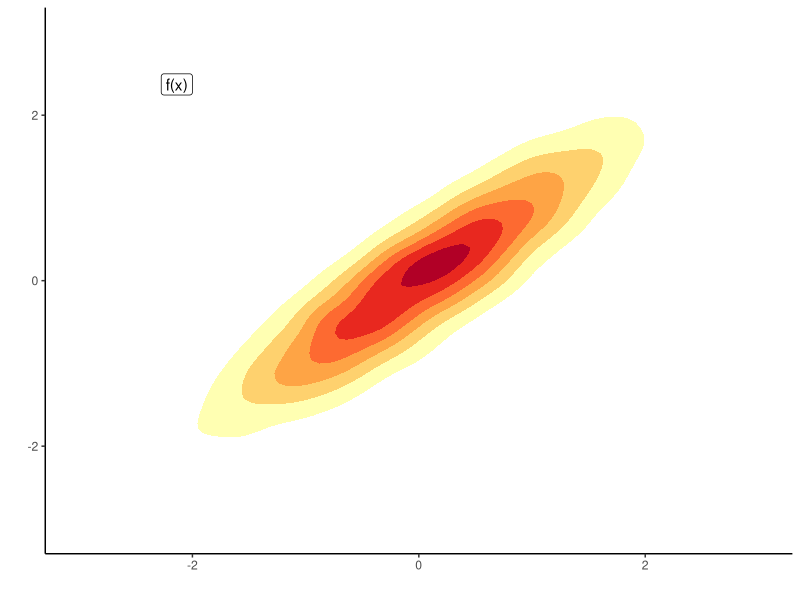
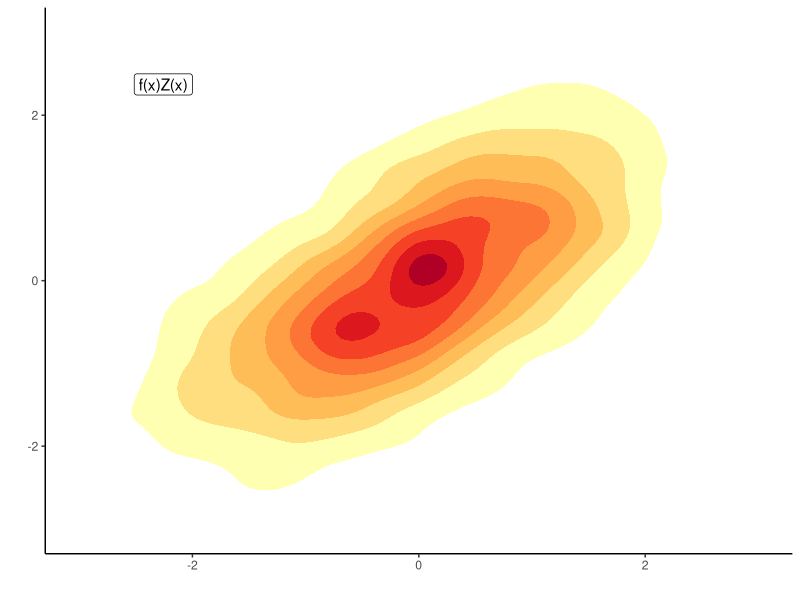
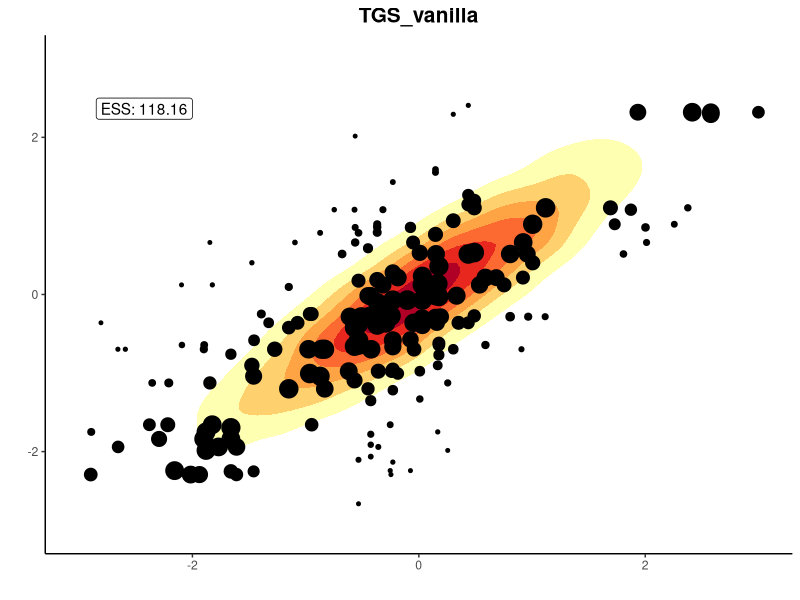

These figures' R source, in order:
#TGS implementation

TGS <- function(start_x, d, T, burn_in, tempering, cond_distr, single_cond, extra_pars, version="mixed"){
  mu <- extra_pars$mu
  sigma <-  extra_pars$sigma
  output_x <- matrix(NA, nrow <- T, ncol <- d)
  sample_weights <- rep(NA, T)
  x <- start_x
  p_x = cond_distr(x, mu, sigma, tempering, version)
  for(iter in 1:(burn_in + T)){
    i <- sample.int(d, 1, prob = p_x)
    #sample from g(x_i|x_{-i})
    x[i] = single_cond(1, x, i, mu, sigma, tempering, version)
    #compute weights
    p_x <- cond_distr(x, mu, sigma, tempering, version)
    if(iter > burn_in){
      output_x[iter - burn_in,] <- x
      sample_weights[iter - burn_in] <- 1/mean(p_x)
    }
  }
  ESS <- sum(sample_weights)^2/sum(sample_weights^2)
  return(list(x=output_x, weights=sample_weights, var_w=var(sample_weights), ESS=ESS))
}

GS <- function(start_x, d, T, burn_in, single_cond, extra_pars, type="deterministic"){
  mu <- extra_pars$mu
  sigma <- extra_pars$sigma
  output_x <- matrix(NA, nrow = T, ncol = d)
  x <- start_x
  for(iter in 1:(burn_in + T)){
    if(type=="deterministic"){
      for(i in 1:d){
        x[i] = single_cond(1, x, i, mu, sigma, 1)
      }
    }
    if(type=="random"){
      i <- sample.int(d, 1)
      x[i] <- single_cond(1, x, i, mu, sigma, 1)
    }
    if(iter > burn_in){
      output_x[iter - burn_in,] <- x
    }
  }
  return(list(x=output_x))
}

cond_moments_normal <- function(x, mu_full, sigma_full, dim){
  block_sigma_dim_dim <- sigma_full[dim, dim]
  block_simga_dim_rest <- sigma_full[dim, -dim]
  block_sigma_rest_dim <- sigma_full[-dim, dim]
  block_sigma_rest_rest <- sigma_full[-dim, -dim]
  inv_block_sigma_rest_rest <- solve(block_sigma_rest_rest)
  mu_cond <- mu_full[dim] + block_simga_dim_rest %*% inv_block_sigma_rest_rest %*% (x[-dim] - mu_full[-dim])
  sigma_sq_cond <- block_sigma_dim_dim - block_simga_dim_rest %*% inv_block_sigma_rest_rest %*% block_sigma_rest_dim
  
  return(list(mu_cond= c(mu_cond), sigma_sq_cond=c(sigma_sq_cond)))
}

sample_g_cond_normal <- function(n, x, dim, mu, sigma, tempering, version="mixed"){
  moments <- cond_moments_normal(x, mu, sigma, dim)
  x_samp <- rnorm(n, mean = moments$mu_cond, sd = sqrt(moments$sigma_sq_cond))
  x_samp_tempered <- rnorm(n, mean = moments$mu_cond, sd = sqrt(moments$sigma_sq_cond/tempering))
  if(version == "vanilla"){return(x_samp_tempered)}
  if(version == "mixed"){
    if(runif(1) < 0.5){return(x_samp)} else{return(x_samp_tempered)}
    # x_samp <- 0.5 * x_samp + 0.5 * x_samp_tempered
    # return(x_samp)
  } else {return(NA)}
}

cond_distr_full_normal <- function(x, mu_full, sigma_full, tempering, version="mixed"){
  dims = length(mu_full)
  p_ix = rep(NA, dims)
  for(i in 1:dims){
    moments = cond_moments_normal(x, mu_full, sigma_full, i)
    vanilla_pix = dnorm(x[i], moments$mu_cond, sqrt(moments$sigma_sq_cond/tempering)) / dnorm(x[i],moments$mu_cond, sqrt(moments$sigma_sq_cond))
    if(is.infinite(vanilla_pix)){
      vanilla_pix = 999999
    } 
    if(version=="vanilla"){
      p_ix[i] = vanilla_pix
    }
    if(version=="mixed"){
      p_ix[i] = 0.5 + 0.5*vanilla_pix
    }
  }
  return(p_ix)
}

plot_results <- function(results, extra_pars, title, limits = c(-3, 3)){
  require(ggplot2)
  require(MASS)
  x <- results$x
  which_in_range <- which(x[,1] >= limits[1] & x[,2] <= limits[2])
  x <- x[which_in_range,]
  weights = NULL
  if(!is.null(results$weights)){
    weights = results$weights[which_in_range]
  }
  
  x_distr = mvrnorm(10000, mu=extra_pars$mu, Sigma = extra_pars$sigma)
  p <- ggplot(as.data.frame(x_distr), aes(x=x_distr[,1], y=x_distr[,2])) +
    xlim(limits) + 
    ylim(limits) +
    stat_density_2d(geom="polygon", aes(fill=stat(level))) +
    scale_fill_distiller(palette = "YlOrRd", direction = 1) +
    labs(x="", y="",  title=title) +
    theme_classic() +
    theme(plot.title = element_text(hjust = 0.5, face="bold", size=(15)),legend.position = "none") +
    geom_point(data=as.data.frame(x), aes(x=x[,1], y=x[,2], size=weights))
  if(!is.null(results$ESS)){
    p = p + annotate("label",x=limits[1] + 1, y=limits[2] - 0.5, vjust =1, hjust=1 , label = paste("ESS:" ,round(results$ESS,2), sep = " "))
  }
  p
}

plot_distr <- function(extra_pars, cond_distr, single_cond, tempering, version, limits=c(-3,3)){
  require(MASS)
  require(ggplot2)
  x = mvrnorm(10000, mu=extra_pars$mu, Sigma=extra_pars$sigma)
  d = length(extra_pars$mu)
  
  p_0 = ggplot(as.data.frame(x), aes(x=x[,1], y=x[,2])) +
    ylim(limits) + 
    xlim(limits) + 
    stat_density_2d(geom="polygon", aes(fill=stat(level))) +
    scale_fill_distiller(palette = "YlOrRd", direction=1) + 
    theme_classic() +
    annotate("label", x=limits[1] + 1, y=limits[2] - 0.5, vjust=1, hjust=1, label="f(x)") +
    theme(legend.position = "none") +
    labs(x="", y="")
  
  TGS_vers = TGS(start_x=c(0,0), d=d, T=10000, burn_in=0, tempering=tempering, cond_distr=cond_distr, 
                 single_cond = single_cond, extra_pars=extra_pars, version=version)
  x_1 = TGS_vers$x
  p_1 = ggplot(as.data.frame(x_1), aes(x=x_1[,1], y=x_1[,2])) +
    ylim(limits) + 
    xlim(limits) + 
    stat_density_2d(geom="polygon", aes(fill=stat(level))) +
    scale_fill_distiller(palette = "YlOrRd", direction=1) + 
    theme_classic() +
    annotate("label", x=limits[1] + 1, y=limits[2] - 0.5, vjust=1, hjust=1, label="f(x)Z(x)") +
    theme(legend.position = "none") +
    labs(x="", y="")
  
  return(list(f_x = p_0, fz = p_1))
}

#TESTS

rho = 0.9
extra_pars = list(mu=c(0,0), sigma=matrix(c(1,rho,rho,1), nrow = 2))
start_x = c(3,3);d=2; T=200;burn_in=0; tempering=1-rho^2

ps = plot_distr(extra_pars=extra_pars, cond_distr = cond_distr_full_normal, 
                single_cond = sample_g_cond_normal, tempering=tempering, version="vanilla")
ps[1]
ps[2]


TGS_res_mixed <- TGS(start_x, d, T, burn_in, tempering, cond_distr = cond_distr_full_normal,
               single_cond = sample_g_cond_normal, extra_pars = extra_pars, version="mixed")

TGS_res_vanilla <- TGS(start_x, d, T, burn_in, tempering, cond_distr = cond_distr_full_normal, 
                     single_cond = sample_g_cond_normal, extra_pars = extra_pars, version="vanilla")
GS_res_det <- GS(start_x, d, T, burn_in, sample_g_cond_normal, extra_pars, type = "deterministic")
GS_res_rs <- GS(start_x, d, T, burn_in, sample_g_cond_normal, extra_pars, type = "random")

TGS_res_mixed$ESS
TGS_res_vanilla$ESS

plot_results(TGS_res_vanilla, extra_pars, "TGS_vanilla")
